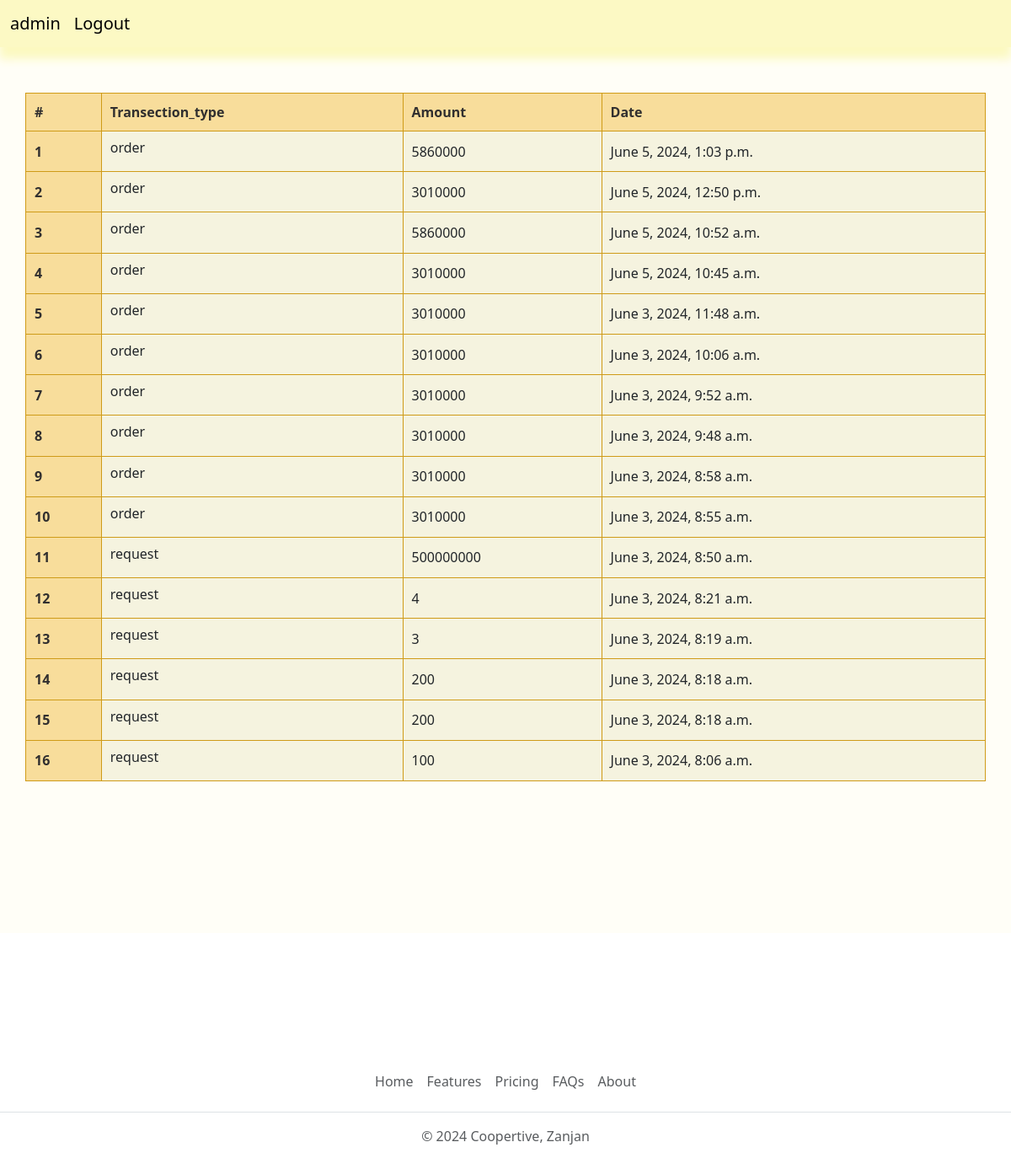
Page /accounts/user/transection/2/ (signed in) on the committed database.
### accounts/models.py (models this page shows)
class TransectionLog(models.Model):
    choice = (('1', 'request'),('2', 'order'))
    transection_type = models.CharField(max_length=10, choices=choice, null=True)
    wallet = models.ForeignKey(Wallet, on_delete=models.CASCADE)
    amount = models.IntegerField()
    created = models.DateTimeField(auto_now_add=True)

### accounts/views.py (the view)
# urls.py: path('user/transection/<int:user_id>/', views.TransectionLogListView.as_view(), name='user_transection'),
class TransectionLogListView(LoginRequiredMixin, View):
    def get(self, request, user_id):
        try:
            get_transection = TransectionLog.objects.filter(wallet__user__id=user_id).order_by('-created')
            return render(request, 'accounts/transection_log/transection_log_list.html', {'get_transection':get_transection})
        except:
            pass

### accounts/templates/accounts/transection_log/transection_log_list.html (shortened to what this page needs)
{% extends 'base.html' %}
{% block content %}
<br>
<table class="myTable" >
    <thead>
      <tr>
        <th>#</th>
        <th scope="col"> Transection_type</th>
        <th scope="col">Amount</th>
        <th scope="col">Date</th>
      </tr>
    </thead>
    <tbody>
    {% for transection in get_transection %}
        <tr>
            <th scope="row">{{ forloop.counter }}</th>
            <td> {% if transection.transection_type == '1' %}
                    <h6>request</h6>
                {% else %}
                    <h6>order</h6>
                {% endif %}
            </td>
            <td>{{ transection.amount }}</td>
            <td>{{ transection.created }}</td>
        </tr>
    {% endfor %}
    </tbody>
</table>
{% endblock %}

### accounts/templates/accounts/transection_log/transection_log_list.html (style rules this page uses)
.myTable { width: 100%; text-align: left; background-color: rgb(245, 243, 223); border-collapse: collapse; }
.myTable th { background-color: rgb(248, 221, 155); color: rgb(49, 47, 47); }
.myTable td, .myTable th { padding: 10px; border: 1px solid rgb(207, 155, 24); }

### rows in the picture
TransectionLog: transection_type "order"
TransectionLog: transection_type "order"
TransectionLog: transection_type "order"
TransectionLog: transection_type "order"
TransectionLog: transection_type "order"
TransectionLog: transection_type "order"
TransectionLog: transection_type "order"
TransectionLog: transection_type "order"
TransectionLog: transection_type "order"
TransectionLog: transection_type "order"
TransectionLog: transection_type "request"
TransectionLog: transection_type "request"
TransectionLog: transection_type "request"
TransectionLog: transection_type "request"
TransectionLog: transection_type "request"
TransectionLog: transection_type "request"
